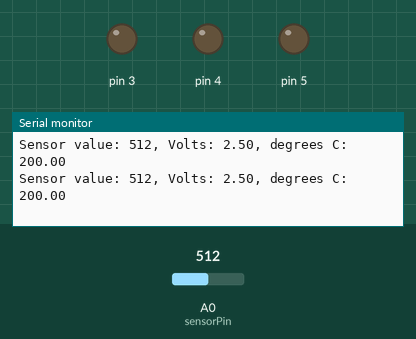
Recording of a sketch running on a simulated Arduino Uno, built with avr-gcc and run on an emulated ATmega328P. Parts: output pins drawn as LEDs (lit = HIGH), the last lines printed to the serial monitor. The test bench sets the inputs (shaded band); at power-on: A0 (sensorPin) = 512.

Above: at 1.2 s.
1.3 s: A0 (sensorPin) set to 306
At 1.39 s:
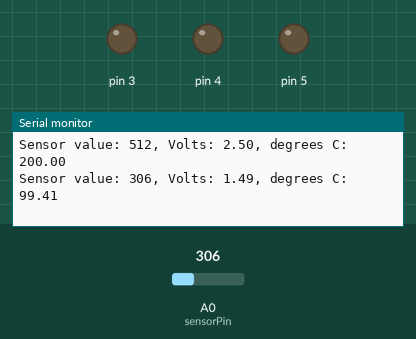
4.3 s: A0 (sensorPin) set to 317
At 4.3 s:
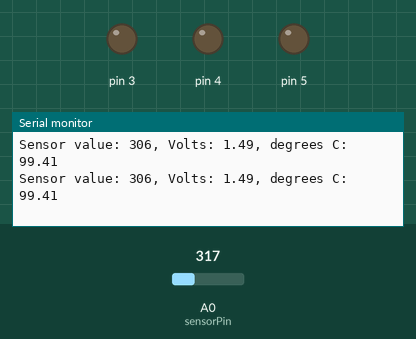
Timing chart, 0 to 7.3 s (numbered marks = the images above; inputs shaded):
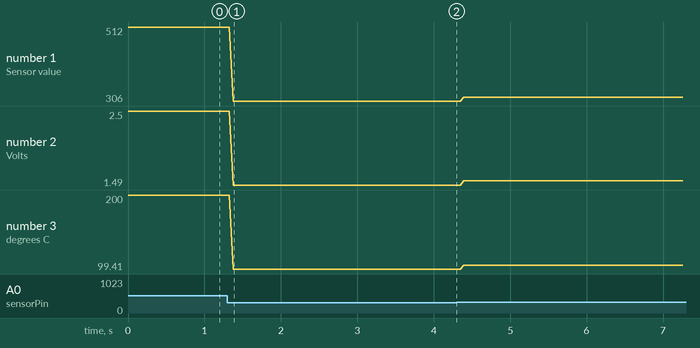

Measured:
- after the input at 1.3 s, the serial monitor: prints a new line after 0.08 s (image 1)
- plotted number 1: 512 → 306 after the input at 1.3 s, 306 → 317 after the input at 4.3 s
- plotted number 2: 2.5 → 1.49 after the input at 1.3 s, 1.49 → 1.55 after the input at 4.3 s
- plotted number 3: 200 → 99.41 after the input at 1.3 s, 99.41 → 104 after the input at 4.3 s

The sketch:

task03.ino
```cpp
const int sensorPin = A0;
float baselineTemp = 20.0;
void setup() {
  // put your setup code here, to run once:
  Serial.begin(9600);
  // baselineTemp = analogRead(sensorPin);
  for (int pinNumber = 3; pinNumber < 6; pinNumber++) {
    pinMode(pinNumber, OUTPUT);
    digitalWrite(pinNumber, LOW);
  }
}

void loop() {
  // put your main code here, to run repeatedly:
  int sensorVal = analogRead(sensorPin);
  Serial.print("Sensor value: ");
  Serial.print(sensorVal);

  float voltage = (sensorVal / 1024.0) * 5.0;
  Serial.print(", Volts: ");
  Serial.print(voltage);

  float degrees = (voltage - .5) * 100;
  Serial.print(", degrees C: ");
  Serial.print(degrees);
  Serial.println();
}
```
